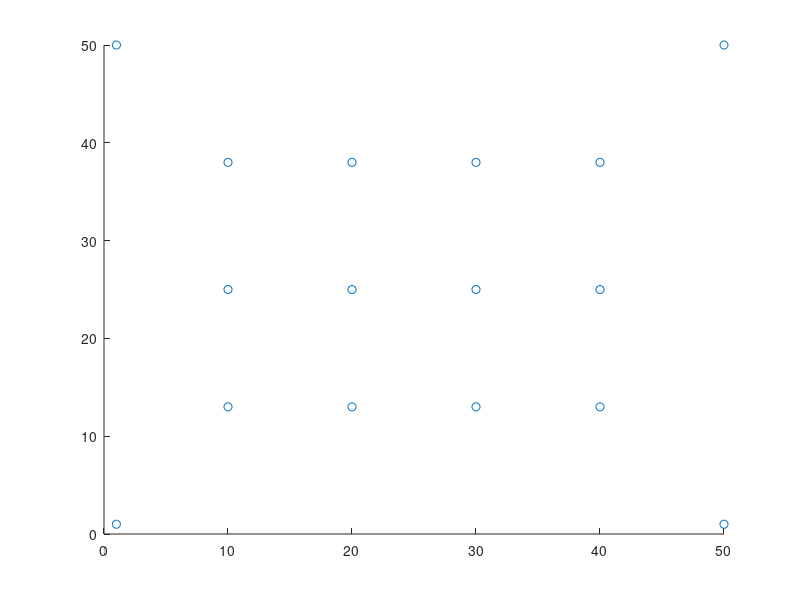
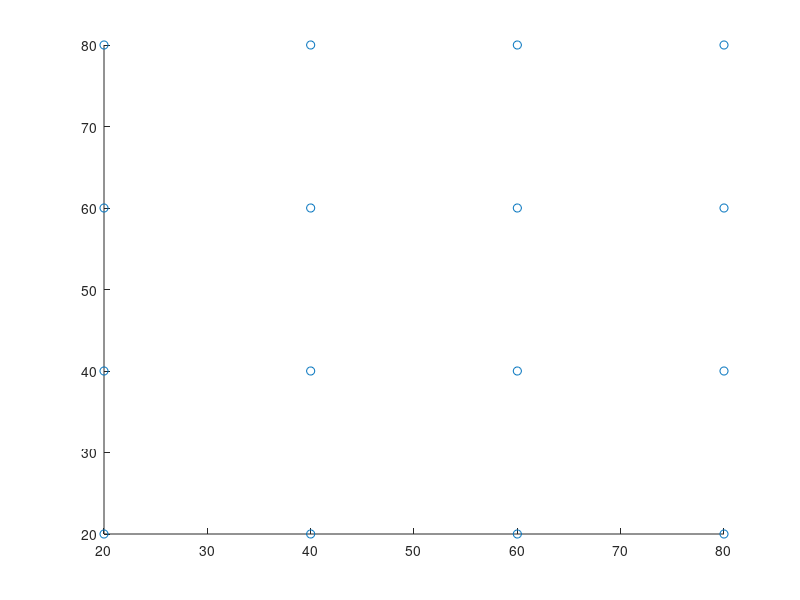

Source code (MATLAB) for these figures, in order: (Note: this script raises an error after producing the figures.)
%% test 
% Define the size of the grid
gridSize = [50, 50];

% Define the total number of sensors
numSensors = 16;

% Initialize the grid with zeros
grid = zeros(gridSize);

% Place the corner sensors
cornerPositions = [1, 1; 1, gridSize(2); gridSize(1), 1; gridSize];
grid(sub2ind(gridSize, cornerPositions(:, 1), cornerPositions(:, 2))) = 1;

%Calculate the number of remaining sensors to be placed inside the grid
remainingSensors = numSensors - size(cornerPositions, 1);

% Calculate the number of sensors to be placed per row and column
numSensorsPerRow = floor(sqrt(remainingSensors));
numSensorsPerColumn = ceil(remainingSensors / numSensorsPerRow);

% Calculate the spacing between the sensors
spacingX = gridSize(1) / (numSensorsPerRow + 1);
spacingY = gridSize(2) / (numSensorsPerColumn + 1);

% Place the remaining sensors uniformly inside the grid
for i = 1:remainingSensors
    row = mod(i - 1, numSensorsPerRow) + 1;
    col = floor((i - 1) / numSensorsPerRow) + 1;
    
    x = (row * spacingX);
    y = (col * spacingY);
    
    grid(round(x), round(y)) = 1;
end
[rows,cols] = find(grid==1);
%[row,col]= ind2sub(numSensors,ind);
rx = [cols(:),rows(:)];
% Display the resulting grid
%imshow(grid);
figure;
scatter(rx(:,1),rx(:,2));
%% test 2
clc;
clear all;
edge_width = 1000; %meters
edge_height = 1000; %meters

num_of_sensors_d = 4;
num_of_sensors = num_of_sensors_d.^2;

%num_of_regions = num_of_sensors;

num_grid_x = 100;
num_grid_y = 100;

%primary trx location
pu_x = 670;%random('Uniform',0,edge_width);
pu_y = 471;%random('Uniform',0,edge_height);


[XSens, YSens] = meshgrid((0.5*edge_width/i):edge_width/num_of_sensors_d:edge_width, (0.5*edge_height/num_of_sensors_d):edge_height/num_of_sensors_d:edge_height);
rx = [XSens(:),YSens(:)];
sensor_dist_arr = ((XSens-pu_x).^2 + (YSens-pu_y).^2).^0.5;

[XGrid,YGrid] = meshgrid((0.5*edge_width/num_grid_x):edge_width/num_grid_x:edge_width, (0.5*edge_height/num_grid_y):edge_height/num_grid_y:edge_height);
grid_dist_arr = ((XGrid-pu_x).^2 + (YGrid-pu_y).^2).^0.5;

corner = [XSens(1,1),YSens(1,1);XSens(1,end),YSens(1,1);XSens(1,1),YSens(end,1);XSens(1,end),YSens(end,1)];
temp = ismember(rx,corner,'rows');
ind = find(temp);
remaining_sensors = find(temp==0);
remaining_index = [ind;remaining_sensors];%randperm(size(remaining_idx,1),1);
select_rx = rx(remaining_index,:);
% figure;
% scatter(XGrid(:),YGrid(:));
% figure;
% scatter(XSens(:),YSens(:));
% figure;
% scatter(rx(:,1),rx(:,2));
%% Test number 3

% Define the size of the grid
gridSize = [100, 100];

% Define the number of total sensors
numSensors = 16;

% Initialize the grid with zeros
grid = zeros(gridSize);

% Place the 4 corner sensors
% grid(1, 1) = 1;
% grid(1, gridSize(2)) = 1;
% grid(gridSize(1), 1) = 1;
% grid(gridSize(1), gridSize(2)) = 1;

% Compute the number of remaining sensors
% remainingSensors = numSensors - 4;

% Calculate the number of sensors to be placed in each dimension
numSensorsX = floor(sqrt(numSensors));
numSensorsY = ceil(sqrt(numSensors));

% Calculate the spacing between sensors in each dimension
spacingX = gridSize(1) / (numSensorsX + 1);
spacingY = gridSize(2) / (numSensorsY + 1);

% Generate the coordinates for the remaining sensors using meshgrid
[X, Y] = meshgrid(spacingX:spacingX:gridSize(1)-spacingX, spacingY:spacingY:gridSize(2)-spacingY);

% Place the remaining sensors inside the grid
for i = 1:numel(X)
    grid(round(X(i)), round(Y(i))) = 1;
end

%grid = [X(:),Y(:)];
[row,col]= find(grid==1);
rx = [row,col];
figure;
scatter(rx(:,1),rx(:,2));
%ind_1 = sub2ind(num_of_sensors,row,col);

%% RSS calculation% Define transmitter and receiver positions
% tx_positions = [4,5];
tx_positions = [pu_x,pu_y];

% Define true transmitter power and path loss exponent
tx_power = -10; % in dB
path_loss_exp = 3.5; % Path loss exponent

% Calculate true distances (euclidean distance) between transmitters and receivers
% d_true = pdist2(rx, tx_positions);
d_true = pdist2(select_rx,tx_positions);
% min reference distance of the transmitter from the receivers.
d_0 = 2;
% define reference path loss = 10*path_loss_exp*log10(d_0) = p_tx- p_rx;
ref_path_loss = 38.4;  %in dB

Num_exps = 15;

tx_path_loss_exp = 10^(tx_power/(5*path_loss_exp));

%rss_true = calculate_rss(tx_power,path_loss_exp,d_0,d_true);
rss_true = rss_measurements(tx_power,path_loss_exp,d_0,d_true);
